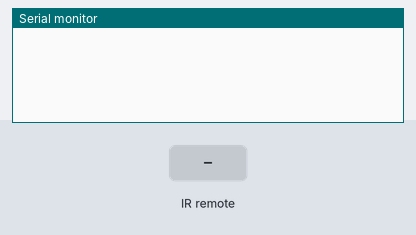
Bench run of a sketch on a simulated Arduino Uno, built with avr-gcc and run on an emulated ATmega328P. On the bench: the last lines printed to the serial monitor. The inputs (shaded band) are chosen by the test bench.

Above: at 1.2 s.
1.3 s: infrared code 0xFFA25D received
At 3.5 s:
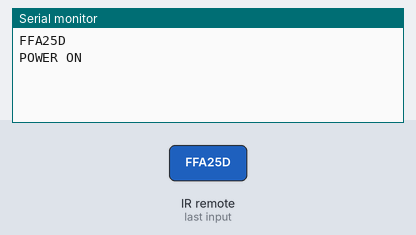
3.8 s: infrared code 0xFF629D received
At 5.6 s:
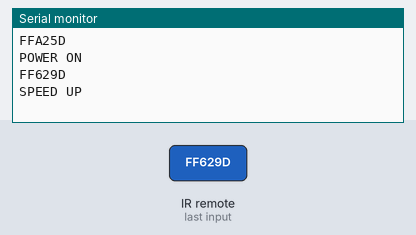
6.3 s: infrared code 0xFFA857 received
At 8.5 s:
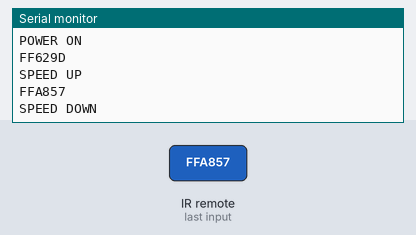
8.8 s: infrared code 0xFFC23D received
At 10.6 s:
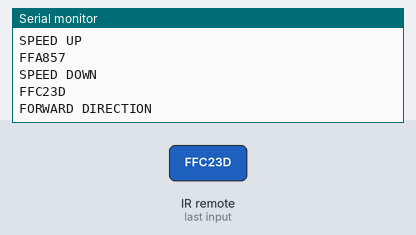
11.3 s: infrared code 0xFF22DD received
At 13.5 s:
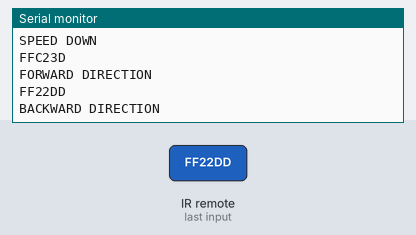
13.8 s: infrared code 0xFFB04F received
At 15.6 s:
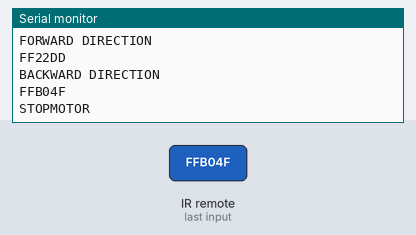

The sketch:

IR_Remote_Control_DcMotors.ino
```cpp
//ASSIGNMENT ON REMOTE
#include <IRremote.h>

//byte control_Command;//
String control_command;
int dcSpeedPin=5;

int dcDirection1=3;
int dcDirection2=4;

int speedPin=255;

int remotePin=11;  //The digital PIn rreading the value from the arduino
int timeDelay=1000;
IRrecv IR(remotePin);  //infrared remote Object

decode_results RCD; // this receive the signal whenever the remote is been pressed
void setup() {
  // put your setup code here, to run once:
pinMode(dcSpeedPin,OUTPUT);
pinMode(dcDirection1,OUTPUT);
pinMode(dcDirection2,OUTPUT);
Serial.begin(9600);
IR.enableIRIn();  //Activating the remote pin/ control
}

void loop() {
  // put your main code here, to run repeatedly:

while (IR.decode(&RCD)==0){
  }  //this become False whenvwer the remote control is Press

Serial.println(RCD.value,HEX);
delay(timeDelay);
IR.resume();
// About to start command control with remote
//input prompt ask the User the action he will like to start with

// this show that if the POWER button is press on the Remote the DC_MOTOR will start
// by rotating in the clockWise direction
if (RCD.value==0xFFA25D){

  control_command="POWER ON";
  Serial.println(control_command);
  digitalWrite(dcDirection1,LOW);
  digitalWrite(dcDirection2,HIGH);
  analogWrite(dcSpeedPin,speedPin);
  }

//this increase the speed in whichever direction the Dc-motor moves
if (RCD.value==0xFF629D){
  control_command="SPEED UP";
  speedPin+=15;
  Serial.println(control_command);
  if (speedPin>255){
  speedPin=255;
  }
  analogWrite(dcSpeedPin,speedPin);
    }

//this decrease the speed slowing it down/ SLOW
  if(RCD.value==0xFFA857){
    control_command="SPEED DOWN";
    Serial.println(control_command);
    speedPin-=15;
    if(speedPin<0){
      speedPin=0;
      }
    analogWrite(dcSpeedPin,speedPin);
    }

  //this forward/clockwise direction at the same speed
  if(RCD.value==0xFFC23D){
    control_command="FORWARD DIRECTION";
    Serial.println(control_command);
    digitalWrite(dcDirection1,LOW);
    digitalWrite(dcDirection2,HIGH);
    analogWrite(dcSpeedPin,speedPin);
    }

  //this Backward/Anticlockwise direction at the same speed
  if(RCD.value==0xFF22DD){
    control_command="BACKWARD DIRECTION";
    Serial.println(control_command);
    digitalWrite(dcDirection1,HIGH);
    digitalWrite(dcDirection2,LOW);
    analogWrite(dcSpeedPin,speedPin);
   }
if(RCD.value==0xFFB04F){
  control_command="STOPMOTOR";
  Serial.println(control_command);
  speedPin=0;
  digitalWrite(dcDirection1,LOW);
  digitalWrite(dcDirection2,LOW);
  analogWrite(dcSpeedPin,speedPin);
  }

}
```

Measured:
- after the input at 1.3 s, the serial monitor: prints a new line at once (image 1)
- after the input at 3.8 s, the serial monitor: prints a new line at once (image 2)
- after the input at 6.3 s, the serial monitor: prints a new line at once (image 3)
- after the input at 8.8 s, the serial monitor: prints a new line at once (image 4)
- after the input at 11.3 s, the serial monitor: prints a new line at once (image 5)
- after the input at 13.8 s, the serial monitor: prints a new line at once (image 6)
